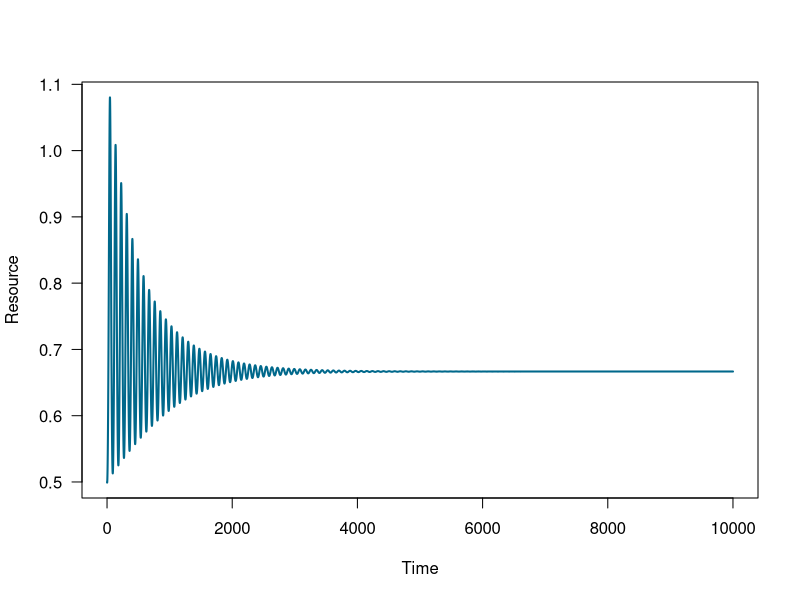
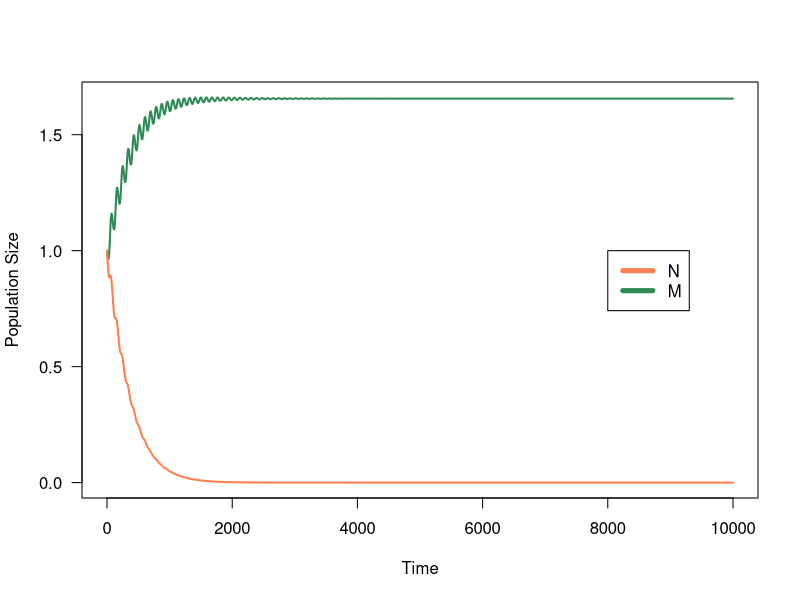
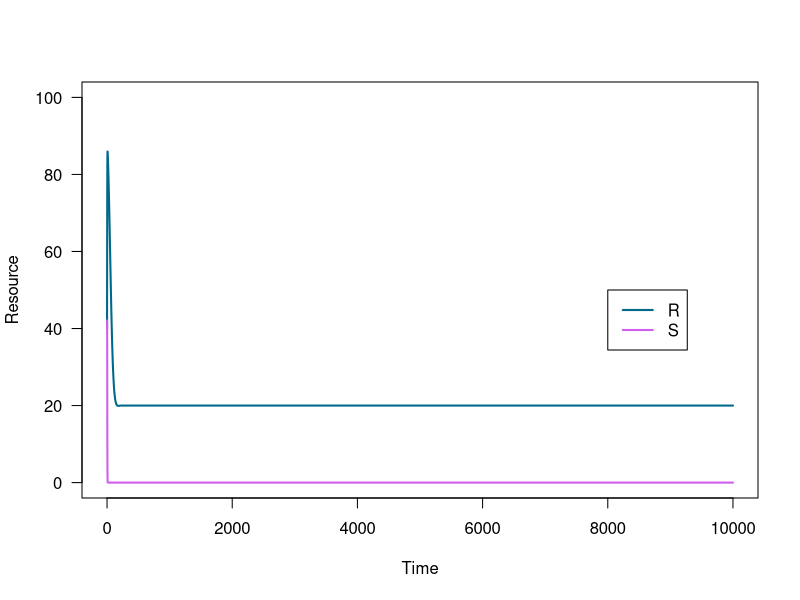
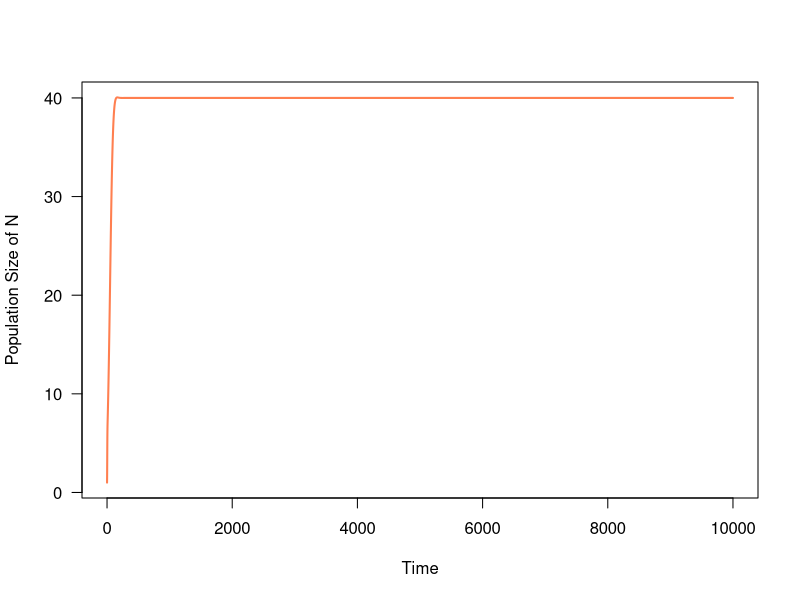
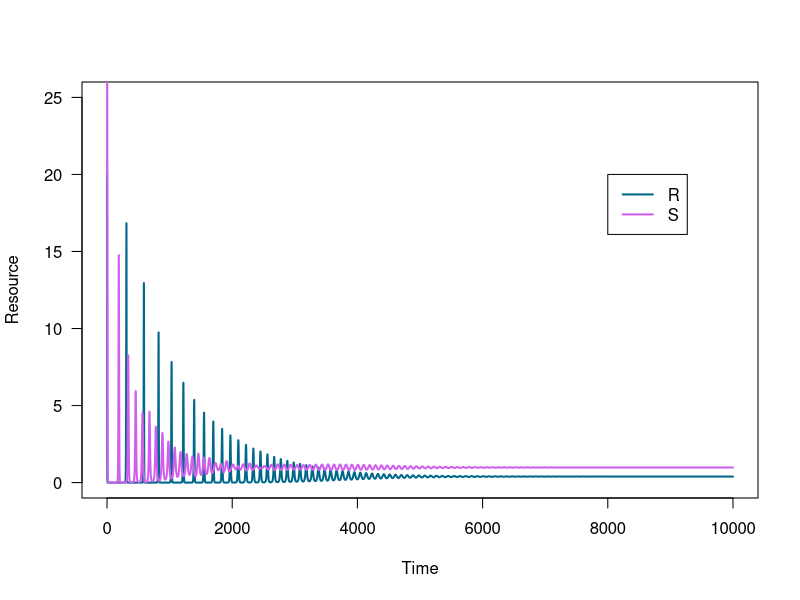
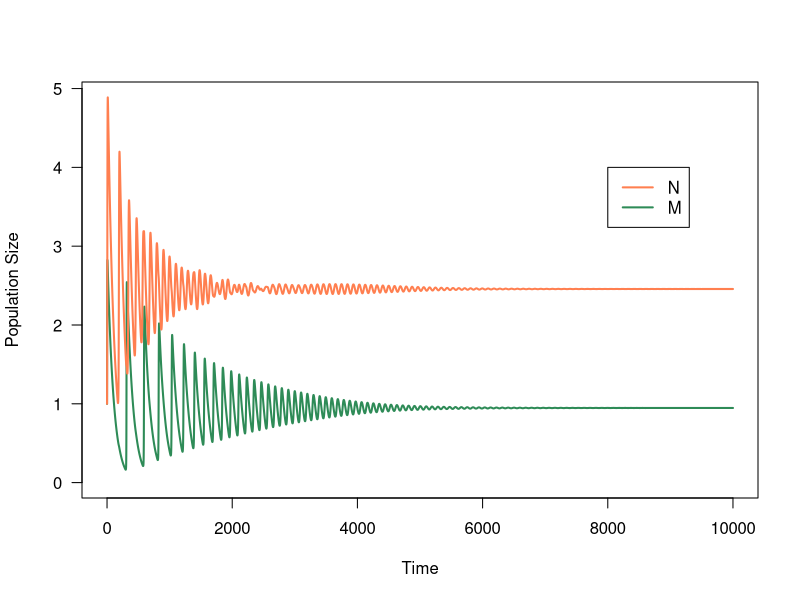
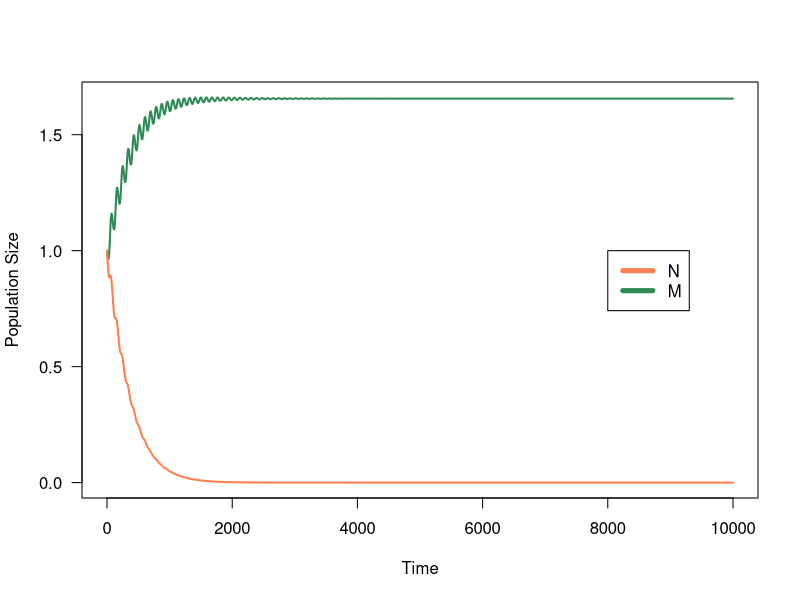
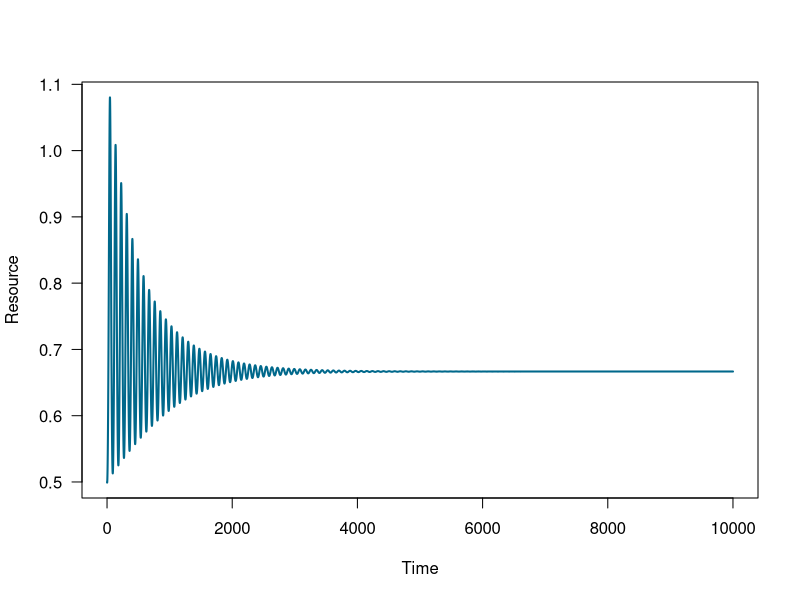

The R script that drew these images, in order:
## ---- chunk 1
knitr::opts_chunk$set(echo = TRUE)
## ---- chunk 2
r <- .5		# 
K <- 100	# 
## ---- chunk 3
a_N <- 0.2	# 
e <- 0.05	  # 
l_N <- 0.01	# 
## ---- chunk 4
a_M <- a_N*1.5  #
l_M <- l_N      #
## ---- chunk 5
Rstar_N <- l_N/e/a_N
Rstar_N
Rstar_M <- l_M/e/a_M
Rstar_M
## ---- chunk 6
# create a vector of timesteps
tset1 <- seq(from = 0, to = 10000, length.out = 100000)
## ---- chunk 7
# create holding vectors and fill initial conditions
R.simu1 <- NaN*tset1; R.simu1[1] <- 0.5
N.simu1 <- NaN*tset1; N.simu1[1] <- 1
M.simu1 <- NaN*tset1; M.simu1[1] <- 1

# for each timestep
for(i in 2:length(tset1)){
  # calculate change in time
	dt <- tset1[i]-tset1[i-1]
	
	# store placeholder variables
	R <- R.simu1[i-1]
	N <- N.simu1[i-1]
	M <- M.simu1[i-1]
	
	# calculate change in resource level and population size 
	dR <- ( r*R*(1-R/K) - a_N*N*R - a_M*M*R )*dt
	dN <- ( e*a_N*N*R - l_N*N )*dt
	dM <- ( e*a_M*M*R - l_M*M )*dt
	
	# calculate total resource level and population size
	R.simu1[i] <- R + dR
	N.simu1[i] <- N + dN
	M.simu1[i] <- M + dM
}
## ---- chunk 8
head(N.simu1)
tail(N.simu1)
## ---- chunk 9
# store colors for R, N, and M - feel free to use your own!
Rcol <- 'deepskyblue4'
Ncol <- 'coral'
Mcol <- 'seagreen'

# plot resource as a function of time
plot(x = tset1, y = R.simu1,
     type = 'l', las = 1, lwd = 2, col = Rcol,
     xlab = 'Time', ylab = 'Resource')

# plot population size of M and N as a function of time
plot(x = tset1, y = M.simu1,
     type = 'l', las = 1, lwd = 2, col = Mcol,
     xlab = 'Time', ylab = 'Population Size',
     ylim = c(0, max(c(max(M.simu1,N.simu1)))))
lines(x = tset1, y = N.simu1,
      lwd = 2, col = Ncol)
legend(x = 8000, y = 1, legend = c('N', 'M'), lwd = 5, col = c(Ncol, Mcol))
## ---- chunk 10
# 
tail(R.simu1) 

# 
Rstar_M
## ---- chunk 11

## ---- chunk 12
# R* for species N


# R* for species M

## ---- chunk 13

## ---- chunk 14
r <- .5		# Intrinsic growth rate of the resources
K <- 100	# Carrying capacity of the resources
## ---- chunk 15
a_N <- 0.01	# Affinity or attack rate of N for/on the resource R
b_N <- 0.2	# Affinity or attack rate of N for/on the resource S
e <- 0.05	# Conversion efficiency of resources into N
l_N <- 0.01	# Mortality rate of N
## ---- chunk 16
Rstar_N <- l_N/e/a_N
Sstar_N <- l_N/e/b_N
Rstar_N
Sstar_N
## ---- chunk 17
# create tset3: notice that this is different from tset1!
tset3 <- seq(from = 0, to = 10000, length.out = 100005)

# create holding vectors and fill initial conditions
R.simu3 <- NaN*tset3; R.simu3[1] <- 40
S.simu3 <- NaN*tset3; S.simu3[1] <- 40
N.simu3 <- NaN*tset3; N.simu3[1] <- 1

# for each timestep
for(i in 2:length(tset3)){
  # calculate change in time
	dt <- tset3[i]-tset3[i-1]
	
	# store placeholder variables
	R <- R.simu3[i-1]
	S <- S.simu3[i-1]
	N <- N.simu3[i-1]
	
	# calculate change in resources R and S and population size of N
	dR <- ( r*R*(1-R/K) - a_N*R*N )*dt
	dS <- ( r*S*(1-S/K) - b_N*S*N )*dt
	dN <- ( e*N*(a_N*R+b_N*S) - l_N*N )*dt
	
	# calculate total resource level of R and S and population size of N
	R.simu3[i] <- R + dR
	S.simu3[i] <- S + dS
	N.simu3[i] <- N + dN	
}
## ---- chunk 18
head(N.simu3)
tail(N.simu3)
## ---- chunk 19
# store colors for R, S, and N
Rcol <- 'deepskyblue4'
Scol <- 'mediumorchid2' 
Ncol <- 'coral'

# plot resources R and S as a function of time
plot(x = tset3, y = R.simu3,
     type = 'l', las = 1, lwd = 2, col = Rcol, 
     xlab = 'Time', ylab = 'Resource', 
     ylim = c(0, K))
lines(x = tset3, y = S.simu3,
      lwd = 2, col = Scol)
legend(x = 8000, y = K/2, 
       legend = c('R', 'S'), 
       lwd = 2, col = c(Rcol, Scol))

# plot N as a function of time
plot(x = tset3, y = N.simu3,
     type = 'l', las = 1, lwd = 2, col = Ncol,
     xlab = 'Time', ylab = 'Population Size of N')
## ---- chunk 20
# equilibrium of R
tail(R.simu3)
# R* of species N
Rstar_N

# equilibrium of S
tail(S.simu3)
# S* of species N
Sstar_N
## ---- chunk 21
a_M <- a_N*50
l_M <- l_N
## ---- chunk 22
b_M <- b_N*0.02	# 
## ---- chunk 23
a_N # affinity of species N for resource R
a_M # affinity of species M for resource R
b_N # affinity of species N for resource S
b_M # affinity of species M for resource S
## ---- chunk 24

Rstar_N <- l_N/e/a_N
Rstar_M <- l_M/e/a_M
Rstar_N 
Rstar_M

Sstar_N <- l_N/e/b_N
Sstar_M <- l_M/e/b_M
Sstar_N
Sstar_M  
## ---- chunk 25
# create timesteps - notice the length.out argument!
tset5 <- seq(from = 0, to = 10000, length.out = 100010)

# creating holding vectors and filling initial conditions
R.simu5 <- NaN*tset5; R.simu5[1] <- 20
S.simu5 <- NaN*tset5; S.simu5[1] <- 20
N.simu5 <- NaN*tset5; N.simu5[1] <- 1
M.simu5 <- NaN*tset5; M.simu5[1] <- 1

# for each timestep
for(i in 2:length(tset5)){
  # calculate change in time
	dt <- tset5[i]-tset5[i-1]
	
	# store placeholder variables
	R <- R.simu5[i-1]
	S <- S.simu5[i-1]
	N <- N.simu5[i-1]
	M <- M.simu5[i-1]
	
	# calculate change in resource level and population size
	dR <- ( r*R*(1-R/K) - a_N*N*R - a_M*M*R )*dt
	dS <- ( r*S*(1-S/K) - b_N*N*S - b_M*M*S )*dt
	dN <- ( e*N*(a_N*R+b_N*S) - l_N*N )*dt
	dM <- ( e*M*(a_M*R+b_M*S) - l_M*M )*dt
	
	# calculate total resource level and population size
	R.simu5[i] <- R + dR
	S.simu5[i] <- S + dS
	N.simu5[i] <- N + dN	
	M.simu5[i] <- M + dM
}
## ---- chunk 26
head(M.simu5)
tail(M.simu5)
## ---- chunk 27
# plot resource as a function of time
plot(x = tset5, y = R.simu5,
     type = 'l', las = 1, lwd = 2, col = Rcol,
     xlab = 'Time', ylab = 'Resource', 
     ylim = c(0, K/4))
lines(x = tset5,y = S.simu5,
      lwd = 2, col = Scol)
legend(x = 8000, y = K/5, legend = c('R', 'S'), lwd = 2, col = c(Rcol, Scol))

# store a color for M
Mcol <- 'seagreen'

# plot M and N as a function of time
plot(x = tset5, y = M.simu5,
     type = 'l', las = 1, lwd = 2, col = Mcol, 
     ylab ='Population Size', xlab = 'Time', 
     ylim = c(0, max(c(max(M.simu5, N.simu5)))))
lines(x = tset5, y = N.simu5,
      lwd = 2, col = Ncol)
legend(x = 8000, y = 4, 
       legend = c('N', 'M'), 
       lwd = 2, col = c(Ncol, Mcol))
## ---- chunk 28

## ---- chunk 29

## ---- chunk 30

## ---- chunk 31

## ---- chunk 32

## ---- chunk 33
r <- .5		# Intrinsic growth rate of the resource
K <- 100	# Carrying capacity of the resource
## ---- chunk 34
a_N <- 0.2	# Affinity or attack rate of N for/on the resource R
a_M <- a_N*1.5	# Affinity or attack rate of M for/on resource R
e <- 0.05	# Conversion efficiency of R into N and M
l_N <- 0.01	# Mortality rate of N
l_M <- l_N	# Mortality rate of M
## ---- chunk 35
Rstar_N <- l_N/e/a_N
Rstar_N
Rstar_M <- l_M/e/a_M
Rstar_M

plot(x = tset1, y = M.simu1,
     type = 'l', las = 1, lwd = 2, col = Mcol,
     xlab = 'Time', ylab='Population Size',
     ylim = c(0, max(c(max(M.simu1,N.simu1)))))
lines(x = tset1, y = N.simu1,
      lwd = 2, col = Ncol)
legend(x = 8000, y = 1, legend = c('N', 'M'), lwd = 5, col = c(Ncol, Mcol))
## ---- chunk 36
c <- 0.05		# Predator's conversion efficiency
d_P <- 0.001	# Predator's mortality
g_N <- 0.005	# Predation rate on competitor N
g_M <- 0.015	# Predation rate on competitor M
## ---- chunk 37
tset7 <- seq(from = 0, to = 10000, length.out = 100020)

# create holding vectors and fill initial conditions
R.simu7 <- NaN*tset7; R.simu7[1] <- 0.5
N.simu7 <- NaN*tset7; N.simu7[1] <- 1
M.simu7 <- NaN*tset7; M.simu7[1] <- 1

# for each timestep
for(i in 2:length(tset7)){
  # calculate change in time
	dt <- tset7[i]-tset7[i-1]
	
	# store placeholder variables
	R <- R.simu7[i-1]
	N <- N.simu7[i-1]
	M <- M.simu7[i-1]
	
	# calculate change in resource level and population size 
	dR <- ( r*R*(1-R/K) - a_N*N*R - a_M*M*R )*dt
	dN <- ( e*a_N*N*R - l_N*N )*dt
	dM <- ( e*a_M*M*R - l_M*M )*dt
	
	# calculate total resource level and population size
	R.simu7[i] <- R + dR
	N.simu7[i] <- N + dN
	M.simu7[i] <- M + dM
}
## ---- chunk 38


## ---- chunk 39

## ---- chunk 40
Rcol <- 'deepskyblue4'
Ncol <- 'coral'
Mcol <- 'seagreen'
Pcol <- 'grey22'

# plot R in new simulation
plot(x = tset1, y = R.simu1,
     type = "l", las = 1, lwd = 2, col = Rcol,
     xlab = "Time", ylab = "Resource")

# plot M in new simulation
plot(x = tset1, y = M.simu1,
     type = "l", las = 1, lwd = 2, col = Mcol, 
     xlab = "Time", ylab = "Population size",
     ylim = c(0, max(c(max(M.simu1, N.simu1)))))
# plot N in new simulation
lines(x = tset1, y = N.simu1, lwd = 2, col = Ncol)
legend(x = 8000, y = 1,
       legend = c("N", "M"),
       lwd = 2, col = c(Ncol, Mcol))

# plot P in new simulation

## ---- chunk 41

## ---- chunk 42

## ---- chunk 43
# your work here
## ---- chunk 44
# output the parameter values here a_N, a_M, l_N, and l_M
# make sure they print in your knitted version!
## ---- chunk 45
# Double check by running `a_N > a_M` and `l_N > l_M` and making sure both of those yield the output `TRUE`
## ---- chunk 46
# your work here
## ---- chunk 47
# your work here

## ---- chunk 48
# your work here
## ---- chunk 49
# your work here
